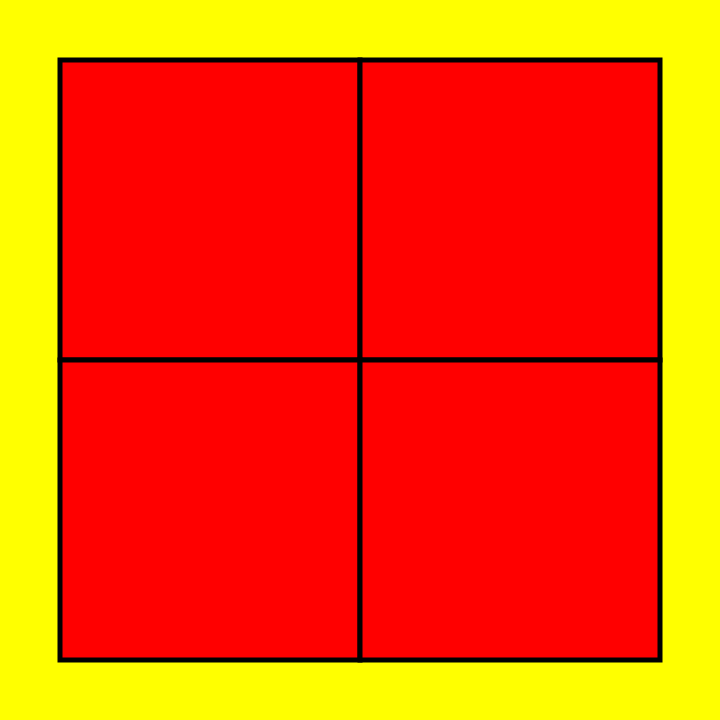
Frame 1 (no input)
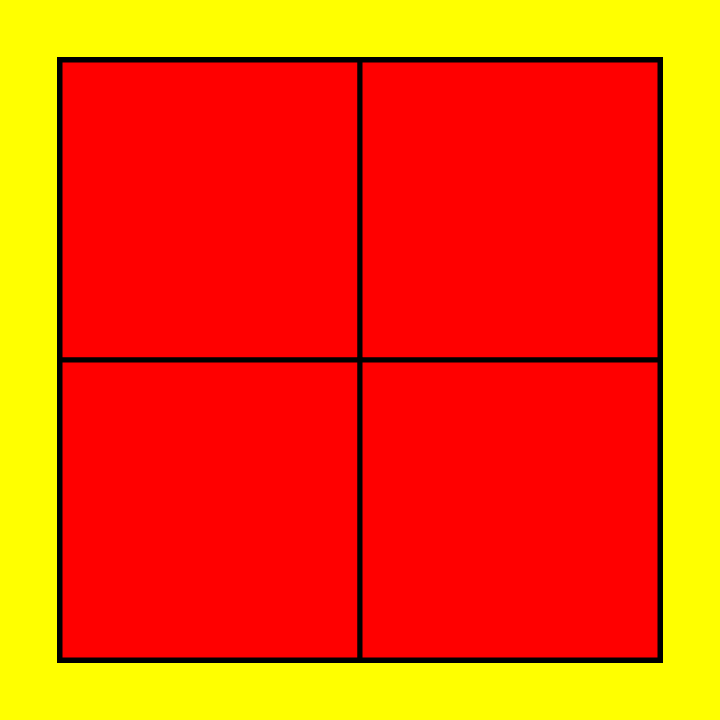
Frame 60 (no input)
Frame 120 (the mouse pressed at the canvas centre since frame 60): identical to frame 60, image omitted

The p5.js sketch that drew these frames (run headless with seeded random() and noise() and a simulated clock; from frame 60 on, the mouse is pressed at the canvas centre):

// p5.js sketch
// ── sketch.js
function setup() {//runs once
createCanvas (720, 720);//creates a canvas 720 by 720 pixels
background (255, 255, 0);
}

function draw() {//runs in a loop
  fill (255, 0, 0);//Shape with RGB color
  strokeWeight (5);//assigns stroke weight
  translate (60, 60);//creates a new origen point at 60, 60
for (var y = 0; y < 600; y = y + 300)
for (var x = 0; x < 600; x = x + 300) {
quad (x,y,
      x + 300, y,
      x + 300,y + 300,
      x,y + 300);

}



}
